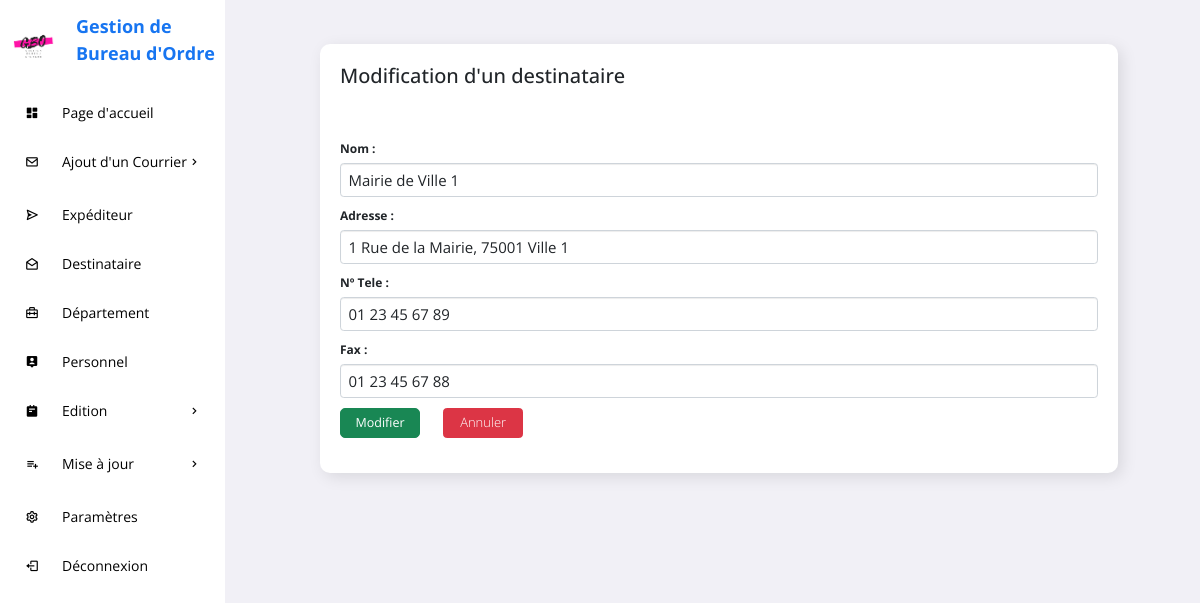
The page /GESTION_COURRIERS/modifierDES.php?modifier=1 on the database its author committed.
### tables this page shows
CREATE TABLE IF NOT EXISTS `destinataire` (
  `ID_DES` int(11) NOT NULL AUTO_INCREMENT,
  `NOM_DES` varchar(255) DEFAULT NULL,
  `ADRESSE_DES` varchar(255) DEFAULT NULL,
  `TEL_DES` text,
  `FAX_DES` text,
  PRIMARY KEY (`ID_DES`)
);

### GESTION_COURRIERS/modifierDes.php (the view, shortened to what this page needs)
<?php
    include "connexion/config.php";
    $id = $_GET['modifier'];
?>
<!DOCTYPE html>
<html lang="en">
<head>
    <link href="https://cdn.jsdelivr.net/npm/bootstrap@5.0.2/dist/css/bootstrap.min.css" rel="stylesheet">
    <link rel="stylesheet" href="https://maxcdn.bootstrapcdn.com/bootstrap/3.3.6/css/bootstrap.min.css" />
    <link rel="stylesheet" href="https://cdnjs.cloudflare.com/ajax/libs/bootstrap-multiselect/0.9.13/css/bootstrap-multiselect.css" />
    <link href='https://unpkg.com/boxicons@2.0.9/css/boxicons.min.css' rel='stylesheet'>
	<link rel="stylesheet" href="https://cdn.jsdelivr.net/npm/bootstrap@5.2.0/dist/css/bootstrap.min.css">
    <link rel="stylesheet" href="css/style.css">
</head>
<body>
	<section id="sidebar">
		<a href="#" class="brand"><img src="image/logo.png" width="55" height="55" style="margin-top:20px;"><span>Gestion de Bureau d'Ordre</span></a>
		<ul class="side-menu">
			<li><a href="pageAcc.php" class="active"><i class='bx bxs-dashboard icon' ></i>Page d'accueil</a></li>
			<li>
				<a href="#"><i class='bx bx-envelope icon' ></i>Ajout d'un Courrier<i class='bx bx-chevron-right icon-right' ></i></a>
			</li>
			<li><a href="expediteur.php"><i class='bx bx-send icon' ></i>Expéditeur</a></li>
			<li><a href="destinataire.php"><i class='bx bx-envelope-open icon' ></i>Destinataire</a></li>
			<li><a href="departement.php"><i class='bx bx-briefcase-alt-2 icon' ></i>Département</a></li>
			<li><a href="personnel.php"><i class='bx bxs-user-pin icon' ></i>Personnel</a></li>
			<li>
				<a href="#"><i class='bx bxs-notepad icon' ></i>Edition <i class='bx bx-chevron-right icon-right' ></i></a>
			</li>
            <li>
				<a href="#"><i class='bx bx-list-plus icon' ></i>Mise à jour<i class='bx bx-chevron-right icon-right' ></i></a>
			</li>
			<li><a href="settings.php"><i class='bx bx-cog icon'></i>Paramètres</a></li>
			<li><a href="deconn.php"><i class='bx bx-log-out icon' ></i> Déconnexion</a></li>
		</ul>
	</section>
	<section id="content">
		<main>
			<div class="data">
				<div class="content-data">
					<div class="details">
						<div class="recentOrders">
							<div class="cardHeader">
								<h2>Modification d'un destinataire</h2><br>
							</div>
                        <form action="" method="POST">
                        <?php
                                $sql = "SELECT * FROM destinataire where Id_DES = '$id'";
                                $des = $conn->prepare($sql);
                                $des->execute();
                                $tabDes=$des->fetchAll(PDO::FETCH_ASSOC);
                                foreach($tabDes as $value){
                                ?>
                            <div class="mb-3">
                                <label>Nom :</label>
                                <input type="text" value="<?php echo $value['NOM_DES']?>" name="nom" class="form-control">
                            </div>
                            <div class="mb-3">
                                <label>Adresse :</label>
                                <input type="text" value="<?php echo $value['ADRESSE_DES']?>" name="adresse" class="form-control">
                            </div>
                            <div class="mb-3">
                                <label>N&#186; Tele :</label>
                                <input type="tel" value="<?php echo $value['TEL_DES']?>" name="tele" class="form-control">
                            </div>
                            <div class="mb-3">
                                <label>Fax :</label>
                                <input type="tel" value="<?php echo $value['FAX_DES']?>" name="fax" class="form-control">
                            </div>
                            <?php }?>
                            <div class="mb-4">
                                <button type="submit" name="mDes" class="btn btn-success btn-lg">Modifier</button>
                                <button type="submit" name="" class="btn btn-danger"><a href="destinataire.php">Annuler</a></button>
                            </div>
                        </form>
						</div>
					</div>
				</div>
			</div>
		</main>
	</section>
</body>
</html>

### GESTION_COURRIERS/css/style.css (style rules this page uses)
* { font-family: 'Open Sans', sans-serif !important; margin: 0; padding: 0; box-sizing: border-box; }
:root { --grey: #F1F0F6; --dark-grey: #8D8D8D; --light: #fff; --dark: #000; --green: #81D43A; --light-green: #E3FFCB; --blue: #1775F1; --light-blue: #D0E4FF; --dark-blue: #0C5FCD; --red: #FC3B56; }
html { overflow-x: hidden; }
body { background: var(--grey); overflow-x: hidden; }
a { text-decoration: none; }
li { list-style: none; }
#sidebar { position: fixed; max-width: 225px; width: 100%; background: var(--light); top: 0; left: 0; height: 100%; overflow-y: auto; scrollbar-width: none; transition: all .3s ease; z-index: 200; }
#sidebar .brand { font-size: 24px; display: flex; align-items: center; height: 64px; font-weight: 700; color: var(--blue); position: sticky; top: 0; left: 0; z-index: 100; background: var(--light); transition: all .3s ease; padding: 0 6px; }
#sidebar .brand span { font-size: 18px; margin-top: 15px; margin-left: 15px; }
#sidebar .icon { min-width: 48px; display: flex; justify-content: center; align-items: center; margin-right: 6px; }
#sidebar .icon-right { margin-left: auto; transition: all .3s ease; }
#sidebar .side-menu { margin: 26px 0; padding: 0 8px; transition: all .3s ease; }
#sidebar .side-menu a { display: flex; align-items: center; font-size: 14px; color: var(--dark); padding: 12px 16px 12px 0; transition: all .3s ease; border-radius: 10px; margin: 4px 0; white-space: nowrap; }
#sidebar a { text-decoration: none; }
#content { position: relative; width: calc(100% - 227px); left: 225px; transition: all .3s ease; }
main { width: 96%; padding: 24px 41px 20px 65px; }
main .data { display: flex; grid-gap: 20px; margin-top: 20px; flex-wrap: wrap; }
main .data .content-data { flex-grow: 1; flex-basis: 400px; font-size: 12px; padding: 20px; margin-left: 30px; background: var(--light); border-radius: 10px; box-shadow: 4px 4px 16px rgba(0, 0, 0, .1); }
main form { margin-top: 6px; }
form button { width: 80px; height: 30px; margin-right: 20px; }
.details .cardHeader { display: flex; justify-content: space-between; align-items: flex-start; height: 70px; }
button a { font-size: 13px; font-weight: 300; color: white; }
.form-control { font-size: 15px !important; }

### rows shown on the page
destinataire: nom "Mairie de Ville 1", adresse "1 Rue de la Mairie, 75001 Ville 1", tele "01 23 45 67 89", fax "01 23 45 67 88"
